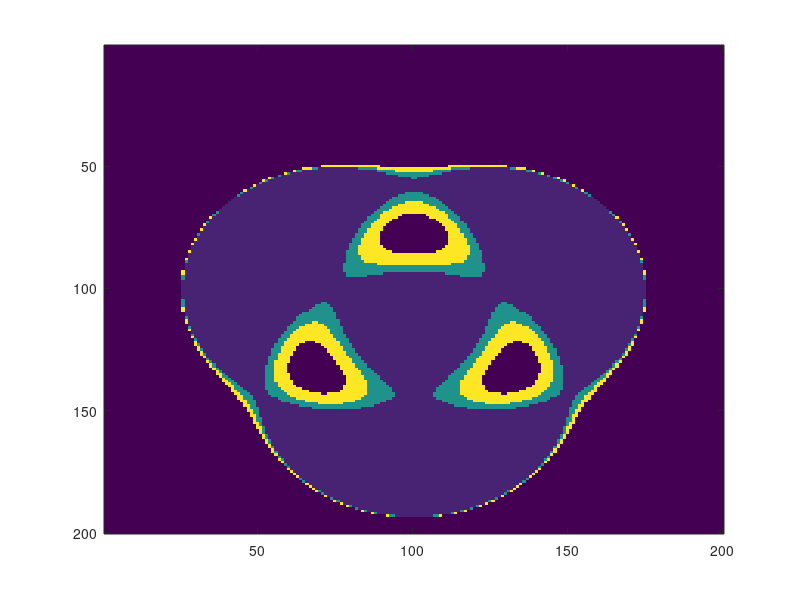

MATLAB code to generate this figure:
%Plot sezioni del piano
M=zeros(200);
Z=linspace(-4,4,200);
for i=1:200
    for j=1:200
        y=Z(i);
        x=Z(j);
        f=((x-1)^2+y^2-4)*((x+1)^2+y^2-4)*(x^2+(y-sqrt(3))^2-4);
        if(f<1)
            M(i,j)=1;
        elseif(f<5)
            M(i,j)=5;
        elseif(f<10)
            M(i,j)=10;
        end
    end
end
figure(3)
imagesc(M)

